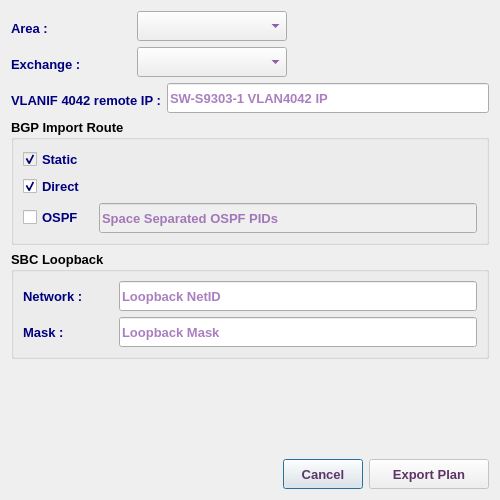
<?xml version="1.0" encoding="UTF-8"?>
<ui version="4.0">
 <class>SbcIpLoopBackDialog</class>
 <widget class="QDialog" name="SbcIpLoopBackDialog">
  <property name="geometry">
   <rect>
    <x>0</x>
    <y>0</y>
    <width>500</width>
    <height>500</height>
   </rect>
  </property>
  <property name="minimumSize">
   <size>
    <width>500</width>
    <height>500</height>
   </size>
  </property>
  <property name="maximumSize">
   <size>
    <width>501</width>
    <height>501</height>
   </size>
  </property>
  <property name="font">
   <font>
    <family>Tahoma</family>
    <pointsize>10</pointsize>
   </font>
  </property>
  <property name="windowTitle">
   <string>SBC IP Loopback</string>
  </property>
  <property name="windowIcon">
   <iconset resource="../../../../image.qrc">
    <normaloff>:/Image/sbc.png</normaloff>:/Image/sbc.png</iconset>
  </property>
  <layout class="QVBoxLayout" name="verticalLayout_3">
   <item>
    <layout class="QHBoxLayout" name="horizontalLayout_6">
     <item>
      <widget class="QLabel" name="label_2">
       <property name="minimumSize">
        <size>
         <width>120</width>
         <height>30</height>
        </size>
       </property>
       <property name="maximumSize">
        <size>
         <width>120</width>
         <height>25</height>
        </size>
       </property>
       <property name="font">
        <font>
         <family>Tahoma</family>
         <pointsize>10</pointsize>
         <weight>75</weight>
         <bold>true</bold>
        </font>
       </property>
       <property name="styleSheet">
        <string notr="true">color: rgb(0, 0, 127);</string>
       </property>
       <property name="text">
        <string>Area :</string>
       </property>
      </widget>
     </item>
     <item>
      <widget class="QComboBox" name="areaCB">
       <property name="minimumSize">
        <size>
         <width>150</width>
         <height>30</height>
        </size>
       </property>
       <property name="maximumSize">
        <size>
         <width>150</width>
         <height>30</height>
        </size>
       </property>
       <property name="font">
        <font>
         <family>Tahoma</family>
         <pointsize>10</pointsize>
         <weight>75</weight>
         <bold>true</bold>
        </font>
       </property>
       <property name="styleSheet">
        <string notr="true">color: rgb(85, 0, 127);</string>
       </property>
      </widget>
     </item>
     <item>
      <spacer name="horizontalSpacer">
       <property name="font">
        <font>
         <family>Tahoma</family>
         <pointsize>10</pointsize>
        </font>
       </property>
       <property name="orientation">
        <enum>Qt::Horizontal</enum>
       </property>
       <property name="sizeHint" stdset="0">
        <size>
         <width>40</width>
         <height>20</height>
        </size>
       </property>
      </spacer>
     </item>
    </layout>
   </item>
   <item>
    <layout class="QHBoxLayout" name="horizontalLayout_5">
     <item>
      <widget class="QLabel" name="label">
       <property name="minimumSize">
        <size>
         <width>120</width>
         <height>30</height>
        </size>
       </property>
       <property name="maximumSize">
        <size>
         <width>120</width>
         <height>25</height>
        </size>
       </property>
       <property name="font">
        <font>
         <family>Tahoma</family>
         <pointsize>10</pointsize>
         <weight>75</weight>
         <bold>true</bold>
        </font>
       </property>
       <property name="styleSheet">
        <string notr="true">color: rgb(0, 0, 127);</string>
       </property>
       <property name="text">
        <string>Exchange :</string>
       </property>
      </widget>
     </item>
     <item>
      <widget class="QComboBox" name="abbrCB">
       <property name="minimumSize">
        <size>
         <width>150</width>
         <height>30</height>
        </size>
       </property>
       <property name="maximumSize">
        <size>
         <width>150</width>
         <height>30</height>
        </size>
       </property>
       <property name="font">
        <font>
         <family>Tahoma</family>
         <pointsize>10</pointsize>
         <weight>75</weight>
         <bold>true</bold>
        </font>
       </property>
       <property name="styleSheet">
        <string notr="true">color: rgb(85, 0, 127);</string>
       </property>
      </widget>
     </item>
     <item>
      <spacer name="horizontalSpacer_2">
       <property name="font">
        <font>
         <family>Tahoma</family>
         <pointsize>10</pointsize>
        </font>
       </property>
       <property name="orientation">
        <enum>Qt::Horizontal</enum>
       </property>
       <property name="sizeHint" stdset="0">
        <size>
         <width>40</width>
         <height>20</height>
        </size>
       </property>
      </spacer>
     </item>
    </layout>
   </item>
   <item>
    <layout class="QHBoxLayout" name="horizontalLayout_4">
     <item>
      <widget class="QLabel" name="label_3">
       <property name="minimumSize">
        <size>
         <width>0</width>
         <height>30</height>
        </size>
       </property>
       <property name="maximumSize">
        <size>
         <width>250</width>
         <height>25</height>
        </size>
       </property>
       <property name="font">
        <font>
         <family>Tahoma</family>
         <pointsize>10</pointsize>
         <weight>75</weight>
         <bold>true</bold>
        </font>
       </property>
       <property name="styleSheet">
        <string notr="true">color: rgb(0, 0, 127);</string>
       </property>
       <property name="text">
        <string>VLANIF 4042 remote IP :</string>
       </property>
      </widget>
     </item>
     <item>
      <widget class="QLineEdit" name="remoteIpLE">
       <property name="sizePolicy">
        <sizepolicy hsizetype="Expanding" vsizetype="Preferred">
         <horstretch>0</horstretch>
         <verstretch>0</verstretch>
        </sizepolicy>
       </property>
       <property name="minimumSize">
        <size>
         <width>0</width>
         <height>30</height>
        </size>
       </property>
       <property name="maximumSize">
        <size>
         <width>8000</width>
         <height>30</height>
        </size>
       </property>
       <property name="font">
        <font>
         <family>Tahoma</family>
         <pointsize>10</pointsize>
         <weight>75</weight>
         <bold>true</bold>
        </font>
       </property>
       <property name="styleSheet">
        <string notr="true">color: rgb(85, 0, 127);</string>
       </property>
       <property name="placeholderText">
        <string>SW-S9303-1 VLAN4042 IP</string>
       </property>
      </widget>
     </item>
    </layout>
   </item>
   <item>
    <widget class="QGroupBox" name="groupBox_2">
     <property name="font">
      <font>
       <family>Tahoma</family>
       <pointsize>10</pointsize>
       <weight>75</weight>
       <bold>true</bold>
      </font>
     </property>
     <property name="title">
      <string>BGP Import Route</string>
     </property>
     <layout class="QVBoxLayout" name="verticalLayout_2">
      <item>
       <widget class="QCheckBox" name="staticCB">
        <property name="enabled">
         <bool>false</bool>
        </property>
        <property name="font">
         <font>
          <family>Tahoma</family>
          <pointsize>10</pointsize>
          <weight>75</weight>
          <bold>true</bold>
         </font>
        </property>
        <property name="styleSheet">
         <string notr="true">color: rgb(0, 0, 127);</string>
        </property>
        <property name="text">
         <string>Static</string>
        </property>
        <property name="checked">
         <bool>true</bool>
        </property>
       </widget>
      </item>
      <item>
       <widget class="QCheckBox" name="directCB">
        <property name="font">
         <font>
          <family>Tahoma</family>
          <pointsize>10</pointsize>
          <weight>75</weight>
          <bold>true</bold>
         </font>
        </property>
        <property name="styleSheet">
         <string notr="true">color: rgb(0, 0, 127);</string>
        </property>
        <property name="text">
         <string>Direct</string>
        </property>
        <property name="checked">
         <bool>true</bool>
        </property>
       </widget>
      </item>
      <item>
       <layout class="QHBoxLayout" name="horizontalLayout_3">
        <item>
         <widget class="QCheckBox" name="ospfCB">
          <property name="minimumSize">
           <size>
            <width>70</width>
            <height>25</height>
           </size>
          </property>
          <property name="maximumSize">
           <size>
            <width>70</width>
            <height>25</height>
           </size>
          </property>
          <property name="font">
           <font>
            <family>Tahoma</family>
            <pointsize>10</pointsize>
            <weight>75</weight>
            <bold>true</bold>
           </font>
          </property>
          <property name="styleSheet">
           <string notr="true">color: rgb(0, 0, 127);</string>
          </property>
          <property name="text">
           <string>OSPF</string>
          </property>
         </widget>
        </item>
        <item>
         <widget class="QLineEdit" name="ospfLE">
          <property name="enabled">
           <bool>false</bool>
          </property>
          <property name="sizePolicy">
           <sizepolicy hsizetype="Expanding" vsizetype="Preferred">
            <horstretch>0</horstretch>
            <verstretch>0</verstretch>
           </sizepolicy>
          </property>
          <property name="minimumSize">
           <size>
            <width>200</width>
            <height>30</height>
           </size>
          </property>
          <property name="maximumSize">
           <size>
            <width>8000</width>
            <height>30</height>
           </size>
          </property>
          <property name="font">
           <font>
            <family>Tahoma</family>
            <pointsize>10</pointsize>
            <weight>75</weight>
            <bold>true</bold>
           </font>
          </property>
          <property name="styleSheet">
           <string notr="true">color: rgb(85, 0, 127);</string>
          </property>
          <property name="placeholderText">
           <string>Space Separated OSPF PIDs </string>
          </property>
         </widget>
        </item>
       </layout>
      </item>
     </layout>
    </widget>
   </item>
   <item>
    <widget class="QGroupBox" name="groupBox">
     <property name="font">
      <font>
       <family>Tahoma</family>
       <pointsize>10</pointsize>
       <weight>75</weight>
       <bold>true</bold>
      </font>
     </property>
     <property name="title">
      <string>SBC Loopback</string>
     </property>
     <layout class="QVBoxLayout" name="verticalLayout">
      <item>
       <layout class="QHBoxLayout" name="horizontalLayout_2">
        <item>
         <widget class="QLabel" name="label_4">
          <property name="minimumSize">
           <size>
            <width>90</width>
            <height>30</height>
           </size>
          </property>
          <property name="maximumSize">
           <size>
            <width>90</width>
            <height>30</height>
           </size>
          </property>
          <property name="font">
           <font>
            <family>Tahoma</family>
            <pointsize>10</pointsize>
            <weight>75</weight>
            <bold>true</bold>
           </font>
          </property>
          <property name="styleSheet">
           <string notr="true">color: rgb(0, 0, 127);</string>
          </property>
          <property name="text">
           <string>Network :</string>
          </property>
         </widget>
        </item>
        <item>
         <widget class="QLineEdit" name="lbNetLE">
          <property name="sizePolicy">
           <sizepolicy hsizetype="Expanding" vsizetype="Preferred">
            <horstretch>0</horstretch>
            <verstretch>0</verstretch>
           </sizepolicy>
          </property>
          <property name="minimumSize">
           <size>
            <width>200</width>
            <height>30</height>
           </size>
          </property>
          <property name="maximumSize">
           <size>
            <width>8000</width>
            <height>30</height>
           </size>
          </property>
          <property name="font">
           <font>
            <family>Tahoma</family>
            <pointsize>10</pointsize>
            <weight>75</weight>
            <bold>true</bold>
           </font>
          </property>
          <property name="styleSheet">
           <string notr="true">color: rgb(85, 0, 127);</string>
          </property>
          <property name="placeholderText">
           <string>Loopback NetID</string>
          </property>
         </widget>
        </item>
       </layout>
      </item>
      <item>
       <layout class="QHBoxLayout" name="horizontalLayout">
        <item>
         <widget class="QLabel" name="label_5">
          <property name="minimumSize">
           <size>
            <width>90</width>
            <height>30</height>
           </size>
          </property>
          <property name="maximumSize">
           <size>
            <width>90</width>
            <height>30</height>
           </size>
          </property>
          <property name="font">
           <font>
            <family>Tahoma</family>
            <pointsize>10</pointsize>
            <weight>75</weight>
            <bold>true</bold>
           </font>
          </property>
          <property name="styleSheet">
           <string notr="true">color: rgb(0, 0, 127);</string>
          </property>
          <property name="text">
           <string>Mask :</string>
          </property>
         </widget>
        </item>
        <item>
         <widget class="QLineEdit" name="lbMaskLE">
          <property name="sizePolicy">
           <sizepolicy hsizetype="Expanding" vsizetype="Preferred">
            <horstretch>0</horstretch>
            <verstretch>0</verstretch>
           </sizepolicy>
          </property>
          <property name="minimumSize">
           <size>
            <width>200</width>
            <height>30</height>
           </size>
          </property>
          <property name="maximumSize">
           <size>
            <width>8000</width>
            <height>30</height>
           </size>
          </property>
          <property name="font">
           <font>
            <family>Tahoma</family>
            <pointsize>10</pointsize>
            <weight>75</weight>
            <bold>true</bold>
           </font>
          </property>
          <property name="styleSheet">
           <string notr="true">color: rgb(85, 0, 127);</string>
          </property>
          <property name="placeholderText">
           <string>Loopback Mask</string>
          </property>
         </widget>
        </item>
       </layout>
      </item>
     </layout>
    </widget>
   </item>
   <item>
    <spacer name="verticalSpacer">
     <property name="font">
      <font>
       <family>Tahoma</family>
       <pointsize>10</pointsize>
      </font>
     </property>
     <property name="orientation">
      <enum>Qt::Vertical</enum>
     </property>
     <property name="sizeHint" stdset="0">
      <size>
       <width>20</width>
       <height>40</height>
      </size>
     </property>
    </spacer>
   </item>
   <item>
    <layout class="QHBoxLayout" name="horizontalLayout_7">
     <item>
      <spacer name="horizontalSpacer_7">
       <property name="font">
        <font>
         <family>Tahoma</family>
         <pointsize>10</pointsize>
        </font>
       </property>
       <property name="orientation">
        <enum>Qt::Horizontal</enum>
       </property>
       <property name="sizeHint" stdset="0">
        <size>
         <width>40</width>
         <height>20</height>
        </size>
       </property>
      </spacer>
     </item>
     <item>
      <widget class="QPushButton" name="cancelBtn">
       <property name="sizePolicy">
        <sizepolicy hsizetype="Preferred" vsizetype="Preferred">
         <horstretch>0</horstretch>
         <verstretch>0</verstretch>
        </sizepolicy>
       </property>
       <property name="minimumSize">
        <size>
         <width>0</width>
         <height>25</height>
        </size>
       </property>
       <property name="maximumSize">
        <size>
         <width>16777215</width>
         <height>30</height>
        </size>
       </property>
       <property name="font">
        <font>
         <family>Tahoma</family>
         <pointsize>10</pointsize>
         <weight>75</weight>
         <bold>true</bold>
        </font>
       </property>
       <property name="styleSheet">
        <string notr="true">color: rgb(92, 53, 102);</string>
       </property>
       <property name="text">
        <string>Cancel</string>
       </property>
      </widget>
     </item>
     <item>
      <widget class="QPushButton" name="okBtn">
       <property name="enabled">
        <bool>false</bool>
       </property>
       <property name="sizePolicy">
        <sizepolicy hsizetype="Preferred" vsizetype="Preferred">
         <horstretch>0</horstretch>
         <verstretch>0</verstretch>
        </sizepolicy>
       </property>
       <property name="minimumSize">
        <size>
         <width>120</width>
         <height>30</height>
        </size>
       </property>
       <property name="maximumSize">
        <size>
         <width>16777215</width>
         <height>30</height>
        </size>
       </property>
       <property name="font">
        <font>
         <family>Tahoma</family>
         <pointsize>10</pointsize>
         <weight>75</weight>
         <bold>true</bold>
        </font>
       </property>
       <property name="styleSheet">
        <string notr="true">color: rgb(92, 53, 102);</string>
       </property>
       <property name="text">
        <string>Export Plan</string>
       </property>
       <property name="icon">
        <iconset resource="../../../../image.qrc">
         <normaloff>:/Image/plan.png</normaloff>:/Image/plan.png</iconset>
       </property>
       <property name="iconSize">
        <size>
         <width>20</width>
         <height>20</height>
        </size>
       </property>
      </widget>
     </item>
    </layout>
   </item>
  </layout>
 </widget>
 <tabstops>
  <tabstop>areaCB</tabstop>
  <tabstop>abbrCB</tabstop>
  <tabstop>remoteIpLE</tabstop>
  <tabstop>staticCB</tabstop>
  <tabstop>directCB</tabstop>
  <tabstop>ospfCB</tabstop>
  <tabstop>ospfLE</tabstop>
  <tabstop>lbNetLE</tabstop>
  <tabstop>lbMaskLE</tabstop>
  <tabstop>okBtn</tabstop>
  <tabstop>cancelBtn</tabstop>
 </tabstops>
 <resources>
  <include location="../../../../image.qrc"/>
 </resources>
 <connections/>
</ui>
